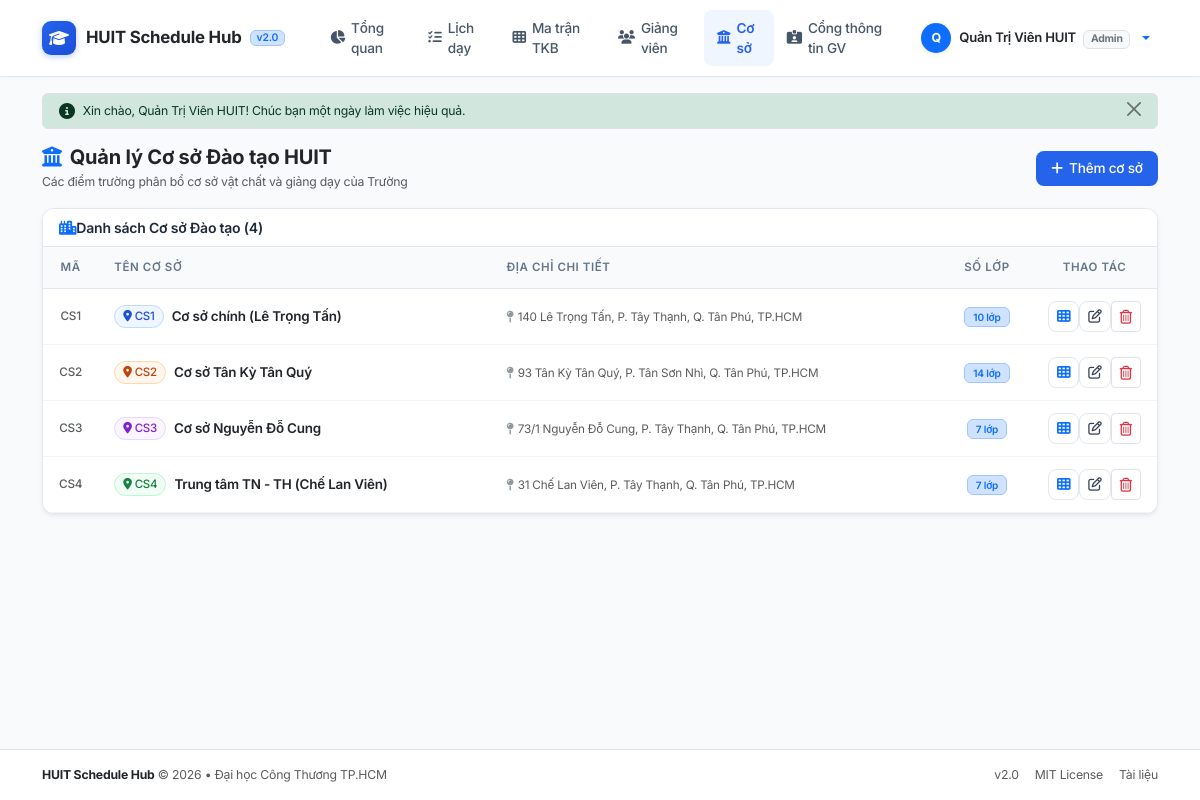
/index.php?controller=branch&action=index (signed in), run on an earlier commit of the app's database.
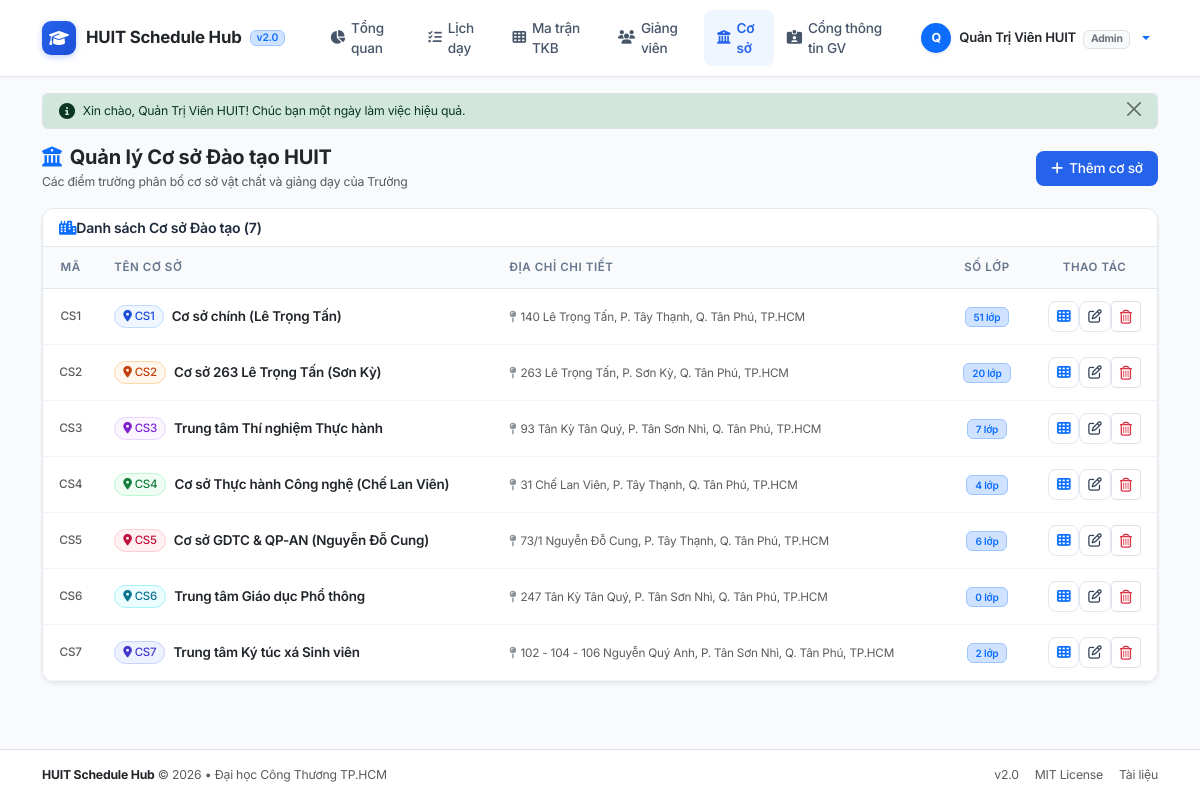
And on a later commit of the database.
### tables this page shows
CREATE TABLE IF NOT EXISTS `branches` (
    `id` INT AUTO_INCREMENT PRIMARY KEY,
    `branch_name` VARCHAR(150) NOT NULL COMMENT 'Tên cơ sở',
    `address` VARCHAR(255) NOT NULL COMMENT 'Địa chỉ cơ sở',
    `created_at` TIMESTAMP DEFAULT CURRENT_TIMESTAMP
);

### src/Helpers/Auth.php (called while the page is built, shortened)
<?php
class Auth
{
    public static function check(): bool
    {
        return isset($_SESSION['user']);
    }
    public static function user(): ?array
    {
        return $_SESSION['user'] ?? null;
    }
    public static function role(): ?string
    {
        $u = self::user();
        return $u['role'] ?? null;
    }
    public static function isAdmin(): bool
    {
        return self::role() === 'admin' || self::role() === 'staff';
    }
    public static function getFlash(): ?array
    {
        if (isset($_SESSION['flash'])) {
            $flash = $_SESSION['flash'];
            return $flash;
        }
        return null;
    }
}

### src/Config/Database.php (called while the page is built, shortened)
<?php
class Database
{
    private static ?PDO $instance = null;
    public static function getConnection(): PDO
    {
        if (self::$instance === null) {
            $host = $_ENV['DB_HOST'] ?? '127.0.0.1';
            $port = $_ENV['DB_PORT'] ?? '3306';
            $dbname = $_ENV['DB_NAME'] ?? 'huit_db';
            $user = $_ENV['DB_USER'] ?? 'root';
            $pass = $_ENV['DB_PASS'] ?? '';
            $dsn = "mysql:host={$host};port={$port};dbname={$dbname};charset=utf8mb4";
            try {
                self::$instance = new PDO($dsn, $user, $pass, [
                    PDO::ATTR_ERRMODE => PDO::ERRMODE_EXCEPTION,
                    PDO::ATTR_DEFAULT_FETCH_MODE => PDO::FETCH_ASSOC,
                    PDO::ATTR_EMULATE_PREPARES => false,
                ]);
            } catch (PDOException $e) {
                die("Lỗi kết nối cơ sở dữ liệu: " . $e->getMessage());
            }
        }
        return self::$instance;
    }
}

### src/Controllers/BranchController.php (called while the page is built, shortened)
<?php
class BranchController
{
    private Branch $branchModel;
    public function __construct()
    {
        $this->branchModel = new Branch();
    }
    public function index(): void
    {
        $branches = $this->branchModel->all();
        require_once __DIR__ . '/../../views/branches/index.php';
    }
}

### src/Models/Branch.php (called while the page is built, shortened)
<?php
class Branch
{
    private PDO $db;
    public function __construct()
    {
        $this->db = Database::getConnection();
    }
    public function all(): array
    {
        $sql = "
            SELECT b.*, COUNT(s.id) AS schedule_count
            FROM branches b
            LEFT JOIN schedules s ON b.id = s.branch_id
            GROUP BY b.id
            ORDER BY b.id ASC
        ";
        return $this->db->query($sql)->fetchAll();
    }
}

### views/branches/index.php (the view, shortened to what this page needs)
<?php
require_once __DIR__ . '/../layouts/header.php';
?>
<div class="d-flex flex-column flex-md-row justify-content-between align-items-md-center gap-2 mb-3">
    <div>
        <h5 class="fw-bold text-dark mb-0">
            <i class="fa-solid fa-building-columns text-primary me-2"></i>Quản lý Cơ sở Đào tạo HUIT
        </h5>
        <p class="text-muted small mb-0 mt-1">Các điểm trường phân bổ cơ sở vật chất và giảng dạy của Trường</p>
    </div>
    <a href="index.php?controller=branch&action=create" class="btn-modern-primary">
        <i class="fa-solid fa-plus"></i> Thêm cơ sở
    </a>
</div>
<div class="card card-custom shadow-sm overflow-hidden mb-4">
    <div class="card-header-custom py-2 px-3 d-flex justify-content-between align-items-center">
        <span><i class="fa-solid fa-city me-1.5 text-primary"></i>Danh sách Cơ sở Đào tạo (<?= count($branches) ?>)</span>
    </div>
    <div class="table-responsive">
        <table class="table table-modern table-hover align-middle mb-0 text-nowrap">
            <thead>
                <tr>
                    <th style="width: 50px;" class="text-center">Mã</th>
                    <th>Tên cơ sở</th>
                    <th>Địa chỉ chi tiết</th>
                    <th class="text-center" style="width: 90px;">Số lớp</th>
                    <th class="text-center" style="width: 90px;">Thao tác</th>
                </tr>
            </thead>
            <tbody>
                <?php if (empty($branches)): ?>
                    <tr>
                        <td colspan="5" class="text-center py-4 text-muted small">
                            Chưa có dữ liệu cơ sở đào tạo.
                        </td>
                    </tr>
                <?php else: ?>
                    <?php foreach ($branches as $b): ?>
                        <tr>
                            <td class="text-muted small fw-medium text-center">CS<?= $b['id'] ?></td>
                            <td>
                                <div class="d-flex align-items-center gap-2">
                                    <span class="badge-branch-<?= ((($b['id'] ?? 1) - 1) % 7) + 1 ?>">
                                        <i class="fa-solid fa-location-dot"></i> CS<?= $b['id'] ?>
                                    </span>
                                    <span class="fw-semibold text-dark"><?= htmlspecialchars($b['branch_name']) ?></span>
                                </div>
                            </td>
                            <td>
                                <span class="text-muted small"><i class="fa-solid fa-map-pin me-1 text-secondary opacity-75"></i><?= htmlspecialchars($b['address']) ?></span>
                            </td>
                            <td class="text-center">
                                <a href="index.php?controller=schedule&action=index&branch_id=<?= $b['id'] ?>" class="badge bg-primary-subtle text-primary border border-primary-subtle text-decoration-none px-2 py-1 fw-semibold">
                                    <?= $b['schedule_count'] ?> lớp
                                </a>
                            </td>
                            <td class="text-center">
                                <div class="btn-group btn-group-sm">
                                    <a href="index.php?controller=schedule&action=matrix&branch_id=<?= $b['id'] ?>" class="btn-modern-outline py-0.5 px-2" title="Xem Ma trận TKB cơ sở này">
                                        <i class="fa-solid fa-table-cells text-primary"></i>
                                    </a>
                                    <a href="index.php?controller=branch&action=edit&id=<?= $b['id'] ?>" class="btn-modern-outline py-0.5 px-2" title="Chỉnh sửa">
                                        <i class="fa-regular fa-pen-to-square"></i>
                                    </a>
                                    <form method="POST" action="index.php?controller=branch&action=delete" style="display:inline;" onsubmit="return confirmDelete(this, 'Xóa cơ sở <?= htmlspecialchars($b['branch_name']) ?>?');">
                                        <button type="submit" class="btn btn-outline-danger btn-sm py-0.5 px-2 border" title="Xóa">
                                            <i class="fa-regular fa-trash-can"></i>
                                        </button>
                                    </form>
                                </div>
                            </td>
                        </tr>
                    <?php endforeach; ?>
                <?php endif; ?>
            </tbody>
        </table>
    </div>
</div>
<?php require_once __DIR__ . '/../layouts/footer.php'; ?>

### index.php (shortened to what this page needs)
<?php
$controllerParam = $_GET['controller'] ?? (Auth::check() ? (Auth::isTeacher() ? 'teacher' : 'dashboard') : 'auth');
$actionParam = $_GET['action'] ?? (Auth::check() ? (Auth::isTeacher() ? 'portal' : 'index') : 'login');
$controllerMap = [
    'auth' => \App\Controllers\AuthController::class,
    'dashboard' => \App\Controllers\DashboardController::class,
    'schedule' => \App\Controllers\ScheduleController::class,
    'teacher' => \App\Controllers\TeacherController::class,
    'branch' => \App\Controllers\BranchController::class,
    'api' => \App\Controllers\ApiController::class,
];
$actionName = lcfirst(str_replace(' ', '', ucwords(str_replace(['-', '_'], ' ', $actionParam))));
if (isset($controllerMap[$controllerParam])) {
    $controllerClass = $controllerMap[$controllerParam];
    if (class_exists($controllerClass)) {
        $controllerInstance = new $controllerClass();
        if (method_exists($controllerInstance, $actionName)) {
            $controllerInstance->$actionName();
            exit;
        }
    }
}
?>

### views/layouts/header.php (shortened to what this page needs)
<?php
$currentUser = Auth::user();
$currentRole = Auth::role();
$currentController = $_GET['controller'] ?? ($currentRole === 'teacher' ? 'teacher' : 'dashboard');
$currentAction = $_GET['action'] ?? ($currentRole === 'teacher' ? 'portal' : 'index');
$flash = Auth::getFlash();
?>
<!DOCTYPE html>
<html lang="vi">
<head>
    <link href="https://cdn.jsdelivr.net/npm/bootstrap@5.3.3/dist/css/bootstrap.min.css" rel="stylesheet">
    <link rel="stylesheet" href="https://cdnjs.cloudflare.com/ajax/libs/font-awesome/6.5.1/css/all.min.css">
    <link rel="stylesheet" href="https://cdn.jsdelivr.net/npm/sweetalert2@11/dist/sweetalert2.min.css">
</head>
<body>
<nav class="navbar navbar-expand-lg navbar-modern sticky-top no-print">
    <div class="container">
        <a class="navbar-brand text-nowrap py-0" href="index.php">
            <div class="brand-logo-box">
                <i class="fa-solid fa-graduation-cap"></i>
            </div>
            <div class="d-flex align-items-center gap-2">
                <span class="fw-bold text-dark">HUIT Schedule Hub</span>
                <span class="badge bg-primary-subtle text-primary border border-primary-subtle d-none d-sm-inline-block fw-semibold" style="font-size: 0.65rem; padding: 2px 6px;">v2.0</span>
            </div>
        </a>
        <div class="collapse navbar-collapse" id="navbarContent">
            <ul class="navbar-nav me-auto mb-2 mb-lg-0 ms-lg-3">
                <?php if (Auth::isAdmin()): ?>
                    <li class="nav-item">
                        <a class="nav-link-modern <?= ($currentController === 'dashboard') ? 'active' : '' ?>" href="index.php?controller=dashboard&action=index">
                            <i class="fa-solid fa-chart-pie"></i> Tổng quan
                        </a>
                    </li>
                    <li class="nav-item">
                        <a class="nav-link-modern <?= ($currentController === 'schedule' && $currentAction === 'index') ? 'active' : '' ?>" href="index.php?controller=schedule&action=index">
                            <i class="fa-solid fa-list-check"></i> Lịch dạy
                        </a>
                    </li>
                    <li class="nav-item">
                        <a class="nav-link-modern <?= ($currentController === 'schedule' && $currentAction === 'matrix') ? 'active' : '' ?>" href="index.php?controller=schedule&action=matrix">
                            <i class="fa-solid fa-table-cells"></i> Ma trận TKB
                        </a>
                    </li>
                    <li class="nav-item">
                        <a class="nav-link-modern <?= ($currentController === 'teacher' && $currentAction === 'index') ? 'active' : '' ?>" href="index.php?controller=teacher&action=index">
                            <i class="fa-solid fa-users"></i> Giảng viên
                        </a>
                    </li>
                    <li class="nav-item">
                        <a class="nav-link-modern <?= ($currentController === 'branch') ? 'active' : '' ?>" href="index.php?controller=branch&action=index">
                            <i class="fa-solid fa-building-columns"></i> Cơ sở
                        </a>
                    </li>
                <?php endif; ?>
                <li class="nav-item">
                    <a class="nav-link-modern <?= ($currentController === 'teacher' && $currentAction === 'portal') ? 'active' : '' ?>" href="index.php?controller=teacher&action=portal">
                        <i class="fa-solid fa-id-card-clip"></i> Cổng thông tin GV
                    </a>
                </li>
            </ul>
            <ul class="navbar-nav align-items-lg-center">
                <?php if (Auth::check()): ?>
                    <li class="nav-item dropdown">
                        <a class="d-flex align-items-center gap-2 text-decoration-none dropdown-toggle py-1 px-2 rounded" href="#" role="button" data-bs-toggle="dropdown">
                            <div class="rounded-circle bg-primary text-white d-flex align-items-center justify-content-center fw-bold shadow-sm" style="width: 30px; height: 30px; font-size: 0.78rem;">
                                <?= mb_substr($currentUser['full_name'] ?? 'U', 0, 1, 'UTF-8') ?>
                            </div>
                            <div class="text-start text-nowrap">
                                <span class="fw-semibold text-dark" style="font-size: 0.82rem;">
                                    <?= htmlspecialchars($currentUser['full_name'] ?? 'User') ?>
                                </span>
                                <span class="badge bg-light text-secondary border ms-1" style="font-size: 0.65rem;">
                                    <?= $currentRole === 'admin' ? 'Admin' : ($currentRole === 'staff' ? 'Phòng ĐT' : 'Giảng viên') ?>
                                </span>
                            </div>
                        </a>
                    </li>
                <?php endif; ?>
            </ul>
        </div>
    </div>
</nav>
<main class="main-wrapper py-3">
    <div class="<?= !empty($isFluid) ? 'container-fluid px-3 px-xl-4' : 'container' ?>">
        <?php if ($flash): ?>
            <div class="alert alert-<?= htmlspecialchars($flash['type']) ?> alert-dismissible fade show border py-2 px-3 mb-3" role="alert">
                <div class="d-flex align-items-center small">
                    <i class="fa-solid fa-circle-info me-2 fs-6"></i>
                    <div><?= $flash['message'] ?></div>
                </div>
                <button type="button" class="btn-close py-2" data-bs-dismiss="alert"></button>
            </div>
        <?php endif; ?>

### views/layouts/footer.php (shortened to what this page needs)
    </div>
</main>
<footer class="bg-white border-top py-3 mt-auto no-print">
    <div class="container d-flex flex-column flex-md-row justify-content-between align-items-center gap-2 small text-muted">
        <div>
            <strong class="text-dark">HUIT Schedule Hub</strong> &copy; <?= date('Y') ?> • Đại học Công Thương TP.HCM
        </div>
        <div class="d-flex align-items-center gap-3">
            <span>v2.0</span>
            <span>MIT License</span>
            <a href="README.md" target="_blank" class="text-decoration-none text-muted">Tài liệu</a>
        </div>
    </div>
</footer>
</body>
</html>

What changed in the data, as far as the page shows it:
changed branches "Cơ sở chính (Lê Trọng Tấn)": schedule_count "10" → "51"
changed branches id 2: branch_name "Cơ sở Tân Kỳ Tân Quý" → "Cơ sở 263 Lê Trọng Tấn (Sơn Kỳ)"; address "93 Tân Kỳ Tân Quý, P. Tân Sơn Nhì, Q. Tân Phú, TP.HCM" → "263 Lê Trọng Tấn, P. Sơn Kỳ, Q. Tân Phú, TP.HCM"; schedule_count "14" → "20"
changed branches id 3: branch_name "Cơ sở Nguyễn Đỗ Cung" → "Trung tâm Thí nghiệm Thực hành"; address "73/1 Nguyễn Đỗ Cung, P. Tây Thạnh, Q. Tân Phú, TP.HCM" → "93 Tân Kỳ Tân Quý, P. Tân Sơn Nhì, Q. Tân Phú, TP.HCM"
changed branches "31 Chế Lan Viên, P. Tây Thạnh, Q. Tân Phú, TP.HCM": branch_name "Trung tâm TN - TH (Chế Lan Viên)" → "Cơ sở Thực hành Công nghệ (Chế Lan Viên)"; schedule_count "7" → "4"
added branches: id "5", branch_name "Cơ sở GDTC & QP-AN (Nguyễn Đỗ Cung)", address "73/1 Nguyễn Đỗ Cung, P. Tây Thạnh, Q. Tân Phú, TP.HCM", schedule_count "6"
added branches: id "6", branch_name "Trung tâm Giáo dục Phổ thông", address "247 Tân Kỳ Tân Quý, P. Tân Sơn Nhì, Q. Tân Phú, TP.HCM", schedule_count "0"
added branches: id "7", branch_name "Trung tâm Ký túc xá Sinh viên", address "102 - 104 - 106 Nguyễn Quý Anh, P. Tân Sơn Nhì, Q. Tân Phú, TP.HCM", schedule_count "2"
Also different on the page:
count($branches): "4" → "7"
